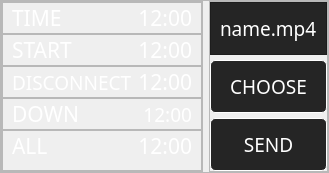
              <widget class="QFrame" name="timeAndFile">
               <property name="sizePolicy">
                <sizepolicy hsizetype="Preferred" vsizetype="Preferred">
                 <horstretch>0</horstretch>
                 <verstretch>0</verstretch>
                </sizepolicy>
               </property>
               <property name="frameShape">
                <enum>QFrame::StyledPanel</enum>
               </property>
               <property name="frameShadow">
                <enum>QFrame::Raised</enum>
               </property>
               <layout class="QHBoxLayout" name="horizontalLayout_7">
                <property name="leftMargin">
                 <number>0</number>
                </property>
                <property name="topMargin">
                 <number>0</number>
                </property>
                <property name="rightMargin">
                 <number>0</number>
                </property>
                <property name="bottomMargin">
                 <number>0</number>
                </property>
                <item>
                 <widget class="QFrame" name="timeFrame">
                  <property name="sizePolicy">
                   <sizepolicy hsizetype="Preferred" vsizetype="Expanding">
                    <horstretch>0</horstretch>
                    <verstretch>0</verstretch>
                   </sizepolicy>
                  </property>
                  <property name="frameShape">
                   <enum>QFrame::StyledPanel</enum>
                  </property>
                  <property name="frameShadow">
                   <enum>QFrame::Raised</enum>
                  </property>
                  <layout class="QVBoxLayout" name="verticalLayout_7">
                   <property name="spacing">
                    <number>0</number>
                   </property>
                   <property name="leftMargin">
                    <number>0</number>
                   </property>
                   <property name="topMargin">
                    <number>0</number>
                   </property>
                   <property name="rightMargin">
                    <number>0</number>
                   </property>
                   <property name="bottomMargin">
                    <number>0</number>
                   </property>
                   <item>
                    <widget class="QFrame" name="liveTimeFrame">
                     <property name="sizePolicy">
                      <sizepolicy hsizetype="Preferred" vsizetype="Fixed">
                       <horstretch>0</horstretch>
                       <verstretch>0</verstretch>
                      </sizepolicy>
                     </property>
                     <property name="font">
                      <font>
                       <family>Ubuntu Mono</family>
                       <pointsize>16</pointsize>
                      </font>
                     </property>
                     <property name="frameShape">
                      <enum>QFrame::StyledPanel</enum>
                     </property>
                     <property name="frameShadow">
                      <enum>QFrame::Raised</enum>
                     </property>
                     <layout class="QHBoxLayout" name="horizontalLayout_8">
                      <property name="leftMargin">
                       <number>9</number>
                      </property>
                      <property name="topMargin">
                       <number>0</number>
                      </property>
                      <property name="bottomMargin">
                       <number>0</number>
                      </property>
                      <item>
                       <widget class="QLabel" name="liveTimeName">
                        <property name="sizePolicy">
                         <sizepolicy hsizetype="Fixed" vsizetype="Preferred">
                          <horstretch>0</horstretch>
                          <verstretch>0</verstretch>
                         </sizepolicy>
                        </property>
                        <property name="font">
                         <font>
                          <family>Source Code Pro Medium</family>
                          <pointsize>16</pointsize>
                         </font>
                        </property>
                        <property name="styleSheet">
                         <string notr="true">color: rgb(255, 255, 255);</string>
                        </property>
                        <property name="text">
                         <string>TIME</string>
                        </property>
                       </widget>
                      </item>
                      <item>
                       <widget class="QLabel" name="liveTimeValue">
                        <property name="font">
                         <font>
                          <family>Source Code Pro Medium</family>
                          <pointsize>16</pointsize>
                         </font>
                        </property>
                        <property name="styleSheet">
                         <string notr="true">color: rgb(255, 255, 255);</string>
                        </property>
                        <property name="text">
                         <string>12:00</string>
                        </property>
                        <property name="alignment">
                         <set>Qt::AlignRight|Qt::AlignTrailing|Qt::AlignVCenter</set>
                        </property>
                       </widget>
                      </item>
                     </layout>
                    </widget>
                   </item>
                   <item>
                    <widget class="QFrame" name="startTimeFrame">
                     <property name="font">
                      <font>
                       <family>Ubuntu Mono</family>
                       <pointsize>16</pointsize>
                      </font>
                     </property>
                     <property name="frameShape">
                      <enum>QFrame::StyledPanel</enum>
                     </property>
                     <property name="frameShadow">
                      <enum>QFrame::Raised</enum>
                     </property>
                     <layout class="QHBoxLayout" name="horizontalLayout_9">
                      <property name="topMargin">
                       <number>0</number>
                      </property>
                      <property name="bottomMargin">
                       <number>0</number>
                      </property>
                      <item>
                       <widget class="QLabel" name="startTimeName">
                        <property name="sizePolicy">
                         <sizepolicy hsizetype="Fixed" vsizetype="Preferred">
                          <horstretch>0</horstretch>
                          <verstretch>0</verstretch>
                         </sizepolicy>
                        </property>
                        <property name="font">
                         <font>
                          <family>Source Code Pro Medium</family>
                          <pointsize>16</pointsize>
                         </font>
                        </property>
                        <property name="styleSheet">
                         <string notr="true">color: rgb(255, 255, 255);</string>
                        </property>
                        <property name="text">
                         <string>START</string>
                        </property>
                       </widget>
                      </item>
                      <item>
                       <widget class="QLabel" name="startTimeValue">
                        <property name="font">
                         <font>
                          <family>Source Code Pro Medium</family>
                          <pointsize>16</pointsize>
                         </font>
                        </property>
                        <property name="styleSheet">
                         <string notr="true">color: rgb(255, 255, 255);</string>
                        </property>
                        <property name="text">
                         <string>12:00</string>
                        </property>
                        <property name="alignment">
                         <set>Qt::AlignRight|Qt::AlignTrailing|Qt::AlignVCenter</set>
                        </property>
                       </widget>
                      </item>
                     </layout>
                    </widget>
                   </item>
                   <item>
                    <widget class="QFrame" name="disconnectTimeFrame">
                     <property name="frameShape">
                      <enum>QFrame::StyledPanel</enum>
                     </property>
                     <property name="frameShadow">
                      <enum>QFrame::Raised</enum>
                     </property>
                     <layout class="QHBoxLayout" name="horizontalLayout_10">
                      <property name="topMargin">
                       <number>0</number>
                      </property>
                      <property name="bottomMargin">
                       <number>0</number>
                      </property>
                      <item>
                       <widget class="QLabel" name="disconnectTime">
                        <property name="sizePolicy">
                         <sizepolicy hsizetype="Fixed" vsizetype="Preferred">
                          <horstretch>0</horstretch>
                          <verstretch>0</verstretch>
                         </sizepolicy>
                        </property>
                        <property name="font">
                         <font>
                          <family>Source Code Pro Medium</family>
                          <pointsize>14</pointsize>
                         </font>
                        </property>
                        <property name="styleSheet">
                         <string notr="true">color: rgb(255, 255, 255);</string>
                        </property>
                        <property name="text">
                         <string>DISCONNECT</string>
                        </property>
                       </widget>
                      </item>
                      <item>
                       <widget class="QLabel" name="disconnectTimeValue">
                        <property name="font">
                         <font>
                          <family>Source Code Pro Medium</family>
                          <pointsize>16</pointsize>
                         </font>
                        </property>
                        <property name="styleSheet">
                         <string notr="true">color: rgb(255, 255, 255);</string>
                        </property>
                        <property name="text">
                         <string>12:00</string>
                        </property>
                        <property name="alignment">
                         <set>Qt::AlignRight|Qt::AlignTrailing|Qt::AlignVCenter</set>
                        </property>
                       </widget>
                      </item>
                     </layout>
                    </widget>
                   </item>
                   <item>
                    <widget class="QFrame" name="downTimeFrame">
                     <property name="frameShape">
                      <enum>QFrame::StyledPanel</enum>
                     </property>
                     <property name="frameShadow">
                      <enum>QFrame::Raised</enum>
                     </property>
                     <layout class="QHBoxLayout" name="horizontalLayout_17">
                      <property name="topMargin">
                       <number>0</number>
                      </property>
                      <property name="bottomMargin">
                       <number>0</number>
                      </property>
                      <item>
                       <widget class="QLabel" name="downTimeName">
                        <property name="sizePolicy">
                         <sizepolicy hsizetype="Fixed" vsizetype="Preferred">
                          <horstretch>0</horstretch>
                          <verstretch>0</verstretch>
                         </sizepolicy>
                        </property>
                        <property name="font">
                         <font>
                          <family>Source Code Pro Medium</family>
                          <pointsize>16</pointsize>
                         </font>
                        </property>
                        <property name="styleSheet">
                         <string notr="true">color: rgb(255, 255, 255);</string>
                        </property>
                        <property name="text">
                         <string>DOWN</string>
                        </property>
                       </widget>
                      </item>
                      <item>
                       <widget class="QLabel" name="downTimeValue">
                        <property name="font">
                         <font>
                          <family>Source Code Pro Medium</family>
                          <pointsize>14</pointsize>
                         </font>
                        </property>
                        <property name="toolTip">
                         <string>&lt;html&gt;&lt;head/&gt;&lt;body&gt;&lt;p&gt;12:00&lt;/p&gt;&lt;/body&gt;&lt;/html&gt;</string>
                        </property>
                        <property name="styleSheet">
                         <string notr="true">color: rgb(255, 255, 255);</string>
                        </property>
                        <property name="text">
                         <string>12:00</string>
                        </property>
                        <property name="alignment">
                         <set>Qt::AlignRight|Qt::AlignTrailing|Qt::AlignVCenter</set>
                        </property>
                       </widget>
                      </item>
                     </layout>
                    </widget>
                   </item>
                   <item>
                    <widget class="QFrame" name="totalTimeFrame">
                     <property name="frameShape">
                      <enum>QFrame::StyledPanel</enum>
                     </property>
                     <property name="frameShadow">
                      <enum>QFrame::Raised</enum>
                     </property>
                     <layout class="QHBoxLayout" name="horizontalLayout_12">
                      <property name="topMargin">
                       <number>0</number>
                      </property>
                      <item>
                       <widget class="QLabel" name="totalTimeName">
                        <property name="sizePolicy">
                         <sizepolicy hsizetype="Fixed" vsizetype="Preferred">
                          <horstretch>0</horstretch>
                          <verstretch>0</verstretch>
                         </sizepolicy>
                        </property>
                        <property name="font">
                         <font>
                          <family>Source Code Pro Medium</family>
                          <pointsize>16</pointsize>
                         </font>
                        </property>
                        <property name="styleSheet">
                         <string notr="true">color: rgb(255, 255, 255);</string>
                        </property>
                        <property name="text">
                         <string>ALL</string>
                        </property>
                       </widget>
                      </item>
                      <item>
                       <widget class="QLabel" name="totalTimeValue">
                        <property name="font">
                         <font>
                          <family>Source Code Pro Medium</family>
                          <pointsize>16</pointsize>
                         </font>
                        </property>
                        <property name="styleSheet">
                         <string notr="true">color: rgb(255, 255, 255);</string>
                        </property>
                        <property name="text">
                         <string>12:00</string>
                        </property>
                        <property name="alignment">
                         <set>Qt::AlignRight|Qt::AlignTrailing|Qt::AlignVCenter</set>
                        </property>
                       </widget>
                      </item>
                     </layout>
                    </widget>
                   </item>
                  </layout>
                 </widget>
                </item>
                <item>
                 <widget class="QFrame" name="fileSendFrame">
                  <property name="sizePolicy">
                   <sizepolicy hsizetype="Preferred" vsizetype="Preferred">
                    <horstretch>0</horstretch>
                    <verstretch>0</verstretch>
                   </sizepolicy>
                  </property>
                  <property name="frameShape">
                   <enum>QFrame::StyledPanel</enum>
                  </property>
                  <property name="frameShadow">
                   <enum>QFrame::Raised</enum>
                  </property>
                  <layout class="QVBoxLayout" name="verticalLayout_8">
                   <property name="spacing">
                    <number>5</number>
                   </property>
                   <property name="leftMargin">
                    <number>0</number>
                   </property>
                   <property name="topMargin">
                    <number>0</number>
                   </property>
                   <property name="rightMargin">
                    <number>0</number>
                   </property>
                   <property name="bottomMargin">
                    <number>0</number>
                   </property>
                   <item>
                    <widget class="QFrame" name="fileFrame">
                     <property name="sizePolicy">
                      <sizepolicy hsizetype="Preferred" vsizetype="Preferred">
                       <horstretch>0</horstretch>
                       <verstretch>0</verstretch>
                      </sizepolicy>
                     </property>
                     <property name="styleSheet">
                      <string notr="true">color: rgb(255, 255, 255);
background-color: rgb(37, 37, 37);</string>
                     </property>
                     <property name="frameShape">
                      <enum>QFrame::StyledPanel</enum>
                     </property>
                     <property name="frameShadow">
                      <enum>QFrame::Raised</enum>
                     </property>
                     <layout class="QHBoxLayout" name="horizontalLayout_11">
                      <item>
                       <widget class="QLabel" name="fileInput">
                        <property name="sizePolicy">
                         <sizepolicy hsizetype="Fixed" vsizetype="Preferred">
                          <horstretch>0</horstretch>
                          <verstretch>0</verstretch>
                         </sizepolicy>
                        </property>
                        <property name="font">
                         <font>
                          <family>Source Code Pro Medium</family>
                          <pointsize>14</pointsize>
                         </font>
                        </property>
                        <property name="styleSheet">
                         <string notr="true">color: rgb(255, 255, 255);</string>
                        </property>
                        <property name="text">
                         <string>name.mp4</string>
                        </property>
                       </widget>
                      </item>
                     </layout>
                    </widget>
                   </item>
                   <item>
                    <widget class="QPushButton" name="chooseButton">
                     <property name="sizePolicy">
                      <sizepolicy hsizetype="Preferred" vsizetype="Preferred">
                       <horstretch>0</horstretch>
                       <verstretch>0</verstretch>
                      </sizepolicy>
                     </property>
                     <property name="font">
                      <font>
                       <family>Source Code Pro Medium</family>
                       <pointsize>14</pointsize>
                      </font>
                     </property>
                     <property name="cursor">
                      <cursorShape>PointingHandCursor</cursorShape>
                     </property>
                     <property name="styleSheet">
                      <string notr="true">QPushButton {

color: #ffffff;
background-color:#252525;
border-radius: 5px;
border: 1px solid #fff;

}


QPushButton:hover{
border: 1px solid #ffffff;
color: #000000;
background-color: #ffffff;
border-radius: 5px;


}</string>
                     </property>
                     <property name="text">
                      <string>CHOOSE</string>
                     </property>
                    </widget>
                   </item>
                   <item>
                    <widget class="QPushButton" name="sendButton">
                     <property name="sizePolicy">
                      <sizepolicy hsizetype="Preferred" vsizetype="Preferred">
                       <horstretch>0</horstretch>
                       <verstretch>0</verstretch>
                      </sizepolicy>
                     </property>
                     <property name="font">
                      <font>
                       <family>Source Code Pro Medium</family>
                       <pointsize>14</pointsize>
                      </font>
                     </property>
                     <property name="cursor">
                      <cursorShape>PointingHandCursor</cursorShape>
                     </property>
                     <property name="styleSheet">
                      <string notr="true">QPushButton {

color: #ffffff;
background-color:#252525;
border-radius: 5px;
border: 1px solid #fff;

}


QPushButton:hover{
border: 1px solid #ffffff;
color: #000000;
background-color: #ffffff;
border-radius: 5px;


}</string>
                     </property>
                     <property name="text">
                      <string>SEND</string>
                     </property>
                    </widget>
                   </item>
                  </layout>
                 </widget>
                </item>
               </layout>
              </widget>
